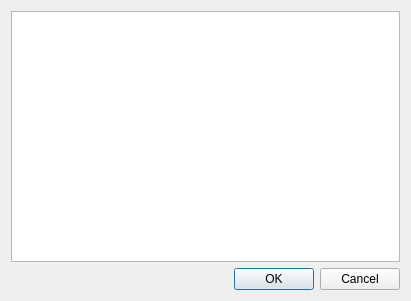
<?xml version="1.0" encoding="UTF-8"?>
<ui version="4.0">
 <class>DownloadModal</class>
 <widget class="QDialog" name="DownloadModal">
  <property name="geometry">
   <rect>
    <x>0</x>
    <y>0</y>
    <width>411</width>
    <height>301</height>
   </rect>
  </property>
  <property name="windowTitle">
   <string>Download game</string>
  </property>
  <layout class="QGridLayout" name="gridLayout">
   <item row="1" column="0">
    <widget class="QDialogButtonBox" name="buttonBox">
     <property name="orientation">
      <enum>Qt::Horizontal</enum>
     </property>
     <property name="standardButtons">
      <set>QDialogButtonBox::Cancel|QDialogButtonBox::Ok</set>
     </property>
    </widget>
   </item>
   <item row="0" column="0">
    <widget class="QListView" name="listView">
     <property name="font">
      <font>
       <family>Geometria</family>
       <pointsize>20</pointsize>
      </font>
     </property>
     <property name="editTriggers">
      <set>QAbstractItemView::NoEditTriggers</set>
     </property>
     <property name="textElideMode">
      <enum>Qt::ElideLeft</enum>
     </property>
    </widget>
   </item>
  </layout>
 </widget>
 <resources/>
 <connections>
  <connection>
   <sender>buttonBox</sender>
   <signal>accepted()</signal>
   <receiver>Dialog</receiver>
   <slot>accept()</slot>
   <hints>
    <hint type="sourcelabel">
     <x>248</x>
     <y>254</y>
    </hint>
    <hint type="destinationlabel">
     <x>157</x>
     <y>274</y>
    </hint>
   </hints>
  </connection>
  <connection>
   <sender>buttonBox</sender>
   <signal>rejected()</signal>
   <receiver>Dialog</receiver>
   <slot>reject()</slot>
   <hints>
    <hint type="sourcelabel">
     <x>316</x>
     <y>260</y>
    </hint>
    <hint type="destinationlabel">
     <x>286</x>
     <y>274</y>
    </hint>
   </hints>
  </connection>
 </connections>
</ui>
